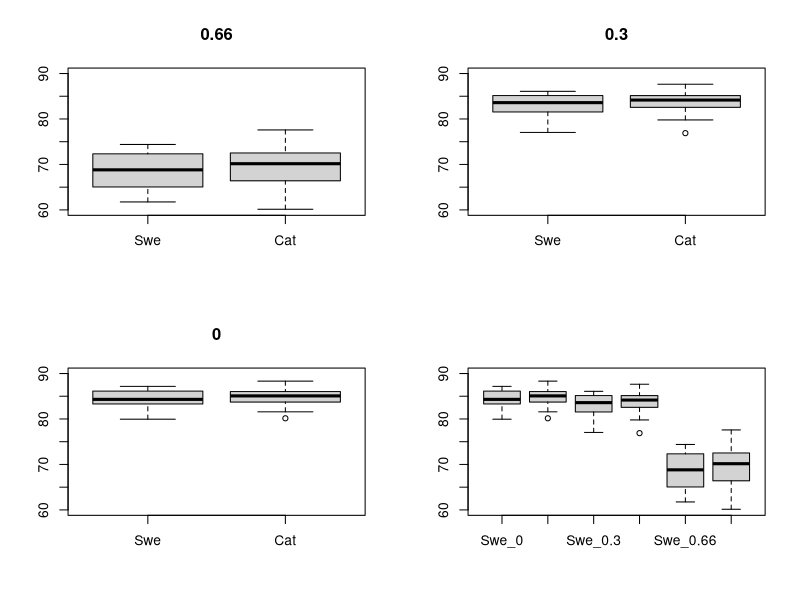
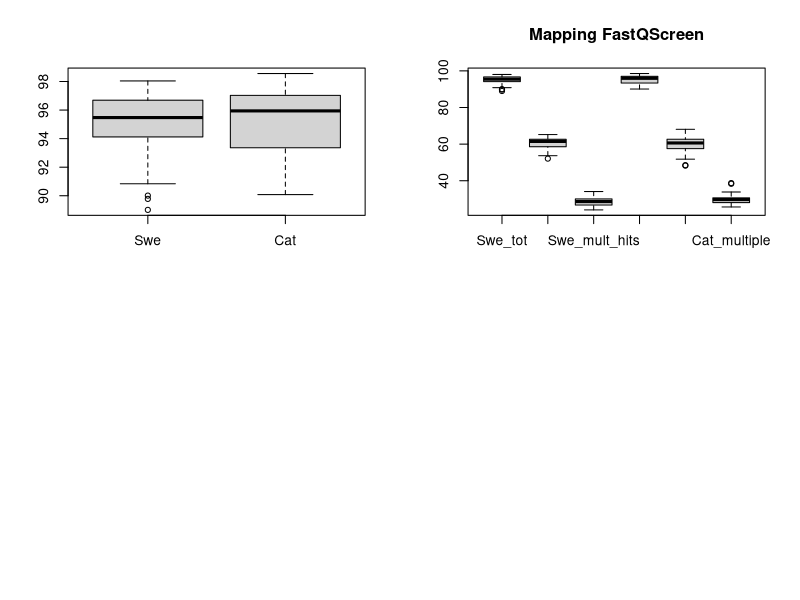

The R source for these figures, in order:
## ---- chunk 1
knitr::opts_chunk$set(echo = TRUE)
## ---- chunk 2
mapping_results <- read.table("2b_Mapping_STAR_STEP2_comp_settings_cor.txt", header = T)

cat_subset <- mapping_results[1:41, ]
swe_subset <- mapping_results[42:66, ]
par(mfrow=c(2,2))
boxplot(mapping_results[42:66, ]$uniq_mapped_reads_066, mapping_results[1:41, ]$uniq_mapped_reads_066, ylim=c(60,90), names = c("Swe", "Cat"), main="0.66")
boxplot(mapping_results[42:66, ]$uniq_mapped_reads_03, mapping_results[1:41, ]$uniq_mapped_reads_03, ylim=c(60,90), names = c("Swe", "Cat"), main="0.3")
boxplot(mapping_results[42:66, ]$uniq_mapped_reads_0, mapping_results[1:41, ]$uniq_mapped_reads_0, ylim=c(60,90), names = c("Swe", "Cat"), main="0")
boxplot(mapping_results[42:66, ]$uniq_mapped_reads_0, mapping_results[1:41, ]$uniq_mapped_reads_0, mapping_results[42:66, ]$uniq_mapped_reads_03, mapping_results[1:41, ]$uniq_mapped_reads_03, mapping_results[42:66, ]$uniq_mapped_reads_066, mapping_results[1:41, ]$uniq_mapped_reads_066, ylim=c(60,90), names = c("Swe_0", "Cat_0", "Swe_0.3", "Cat_0.3", "Swe_0.66", "Cat_0.66"))
## ---- chunk 3
filtering_sumstats <- read.table("filtering_sumstats.txt", header = T)
#excluding the gut samples 67-72 (both reads, rows 131-142)
filtering_sumstats <- filtering_sumstats[1:130, ]
 
boxplot(filtering_sumstats[83:130, ]$Mapped_lept, filtering_sumstats[1:82, ]$Mapped_lept, names = c("Swe", "Cat"))

boxplot(filtering_sumstats[83:130, ]$Mapped_lept, filtering_sumstats[83:130, ]$one_hit, filtering_sumstats[83:130, ]$mult_hits, filtering_sumstats[1:82, ]$Mapped_lept, filtering_sumstats[1:82, ]$one_hit, filtering_sumstats[1:82, ]$mult_hits,  names = c("Swe_tot", "Swe_one_hit", "Swe_mult_hits", "Cat_tot", "Cat_one_hit", "Cat_multiple"), main="Mapping FastQScreen")

summary(filtering_sumstats)
colMeans(filtering_sumstats[ ,2:7])
colSums(filtering_sumstats[ ,2:7])
